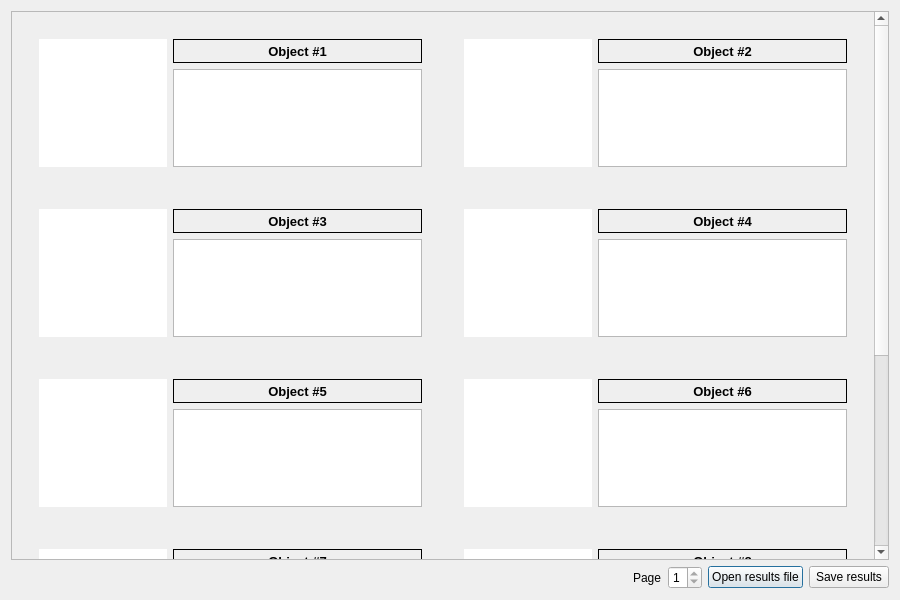
<?xml version="1.0" encoding="UTF-8"?>
<ui version="4.0">
 <class>ResultsDialog</class>
 <widget class="QDialog" name="ResultsDialog">
  <property name="windowModality">
   <enum>Qt::ApplicationModal</enum>
  </property>
  <property name="geometry">
   <rect>
    <x>0</x>
    <y>0</y>
    <width>900</width>
    <height>600</height>
   </rect>
  </property>
  <property name="minimumSize">
   <size>
    <width>900</width>
    <height>500</height>
   </size>
  </property>
  <property name="windowTitle">
   <string>Comparison results</string>
  </property>
  <property name="windowIcon">
   <iconset resource="../../resources/icons.qrc">
    <normaloff>:/icons/meshAnalyzerIco</normaloff>:/icons/meshAnalyzerIco</iconset>
  </property>
  <property name="sizeGripEnabled">
   <bool>false</bool>
  </property>
  <layout class="QGridLayout" name="gridLayout_2">
   <item row="1" column="3">
    <widget class="QPushButton" name="openButton">
     <property name="text">
      <string>Open results file</string>
     </property>
    </widget>
   </item>
   <item row="1" column="4">
    <widget class="QPushButton" name="saveButton">
     <property name="text">
      <string>Save results</string>
     </property>
    </widget>
   </item>
   <item row="1" column="0">
    <spacer name="horizontalSpacer">
     <property name="orientation">
      <enum>Qt::Horizontal</enum>
     </property>
     <property name="sizeHint" stdset="0">
      <size>
       <width>40</width>
       <height>20</height>
      </size>
     </property>
    </spacer>
   </item>
   <item row="0" column="0" colspan="5">
    <widget class="QScrollArea" name="scrollArea">
     <property name="verticalScrollBarPolicy">
      <enum>Qt::ScrollBarAlwaysOn</enum>
     </property>
     <property name="widgetResizable">
      <bool>true</bool>
     </property>
     <widget class="QWidget" name="scrollAreaWidgetContents">
      <property name="geometry">
       <rect>
        <x>0</x>
        <y>0</y>
        <width>863</width>
        <height>862</height>
       </rect>
      </property>
      <layout class="QGridLayout" name="gridLayout_26">
       <item row="0" column="0">
        <widget class="QFrame" name="r1Frame">
         <property name="frameShape">
          <enum>QFrame::NoFrame</enum>
         </property>
         <layout class="QGridLayout" name="gridLayout_5">
          <item row="0" column="0">
           <widget class="QFrame" name="rr1Frame">
            <property name="frameShape">
             <enum>QFrame::NoFrame</enum>
            </property>
            <property name="frameShadow">
             <enum>QFrame::Raised</enum>
            </property>
            <layout class="QGridLayout" name="gridLayout">
             <item row="0" column="1" colspan="2">
              <widget class="QLabel" name="res1Label">
               <property name="minimumSize">
                <size>
                 <width>0</width>
                 <height>24</height>
                </size>
               </property>
               <property name="maximumSize">
                <size>
                 <width>16777215</width>
                 <height>24</height>
                </size>
               </property>
               <property name="font">
                <font>
                 <pointsize>10</pointsize>
                 <bold>true</bold>
                </font>
               </property>
               <property name="frameShape">
                <enum>QFrame::Box</enum>
               </property>
               <property name="text">
                <string>Object #1</string>
               </property>
               <property name="alignment">
                <set>Qt::AlignCenter</set>
               </property>
              </widget>
             </item>
             <item row="0" column="0" rowspan="3">
              <widget class="QGraphicsView" name="img1View">
               <property name="minimumSize">
                <size>
                 <width>128</width>
                 <height>128</height>
                </size>
               </property>
               <property name="maximumSize">
                <size>
                 <width>128</width>
                 <height>128</height>
                </size>
               </property>
               <property name="frameShape">
                <enum>QFrame::NoFrame</enum>
               </property>
               <property name="verticalScrollBarPolicy">
                <enum>Qt::ScrollBarAlwaysOff</enum>
               </property>
               <property name="horizontalScrollBarPolicy">
                <enum>Qt::ScrollBarAlwaysOff</enum>
               </property>
               <property name="alignment">
                <set>Qt::AlignLeading|Qt::AlignLeft|Qt::AlignTop</set>
               </property>
               <property name="resizeAnchor">
                <enum>QGraphicsView::AnchorViewCenter</enum>
               </property>
              </widget>
             </item>
             <item row="1" column="1" rowspan="2" colspan="2">
              <widget class="QTableWidget" name="res1Table">
               <attribute name="horizontalHeaderVisible">
                <bool>false</bool>
               </attribute>
               <attribute name="horizontalHeaderMinimumSectionSize">
                <number>0</number>
               </attribute>
              </widget>
             </item>
            </layout>
           </widget>
          </item>
         </layout>
        </widget>
       </item>
       <item row="0" column="1">
        <widget class="QFrame" name="r2Frame">
         <property name="maximumSize">
          <size>
           <width>16777215</width>
           <height>200</height>
          </size>
         </property>
         <property name="frameShape">
          <enum>QFrame::NoFrame</enum>
         </property>
         <layout class="QGridLayout" name="gridLayout_6">
          <item row="0" column="0">
           <widget class="QFrame" name="rr2Frame">
            <property name="frameShape">
             <enum>QFrame::NoFrame</enum>
            </property>
            <property name="frameShadow">
             <enum>QFrame::Raised</enum>
            </property>
            <layout class="QGridLayout" name="gridLayout_3">
             <item row="0" column="1" colspan="2">
              <widget class="QLabel" name="res2Label">
               <property name="minimumSize">
                <size>
                 <width>0</width>
                 <height>24</height>
                </size>
               </property>
               <property name="maximumSize">
                <size>
                 <width>16777215</width>
                 <height>24</height>
                </size>
               </property>
               <property name="font">
                <font>
                 <pointsize>10</pointsize>
                 <bold>true</bold>
                </font>
               </property>
               <property name="frameShape">
                <enum>QFrame::Box</enum>
               </property>
               <property name="text">
                <string>Object #2</string>
               </property>
               <property name="alignment">
                <set>Qt::AlignCenter</set>
               </property>
              </widget>
             </item>
             <item row="0" column="0" rowspan="3">
              <widget class="QGraphicsView" name="img2View">
               <property name="minimumSize">
                <size>
                 <width>128</width>
                 <height>128</height>
                </size>
               </property>
               <property name="maximumSize">
                <size>
                 <width>128</width>
                 <height>128</height>
                </size>
               </property>
               <property name="frameShape">
                <enum>QFrame::NoFrame</enum>
               </property>
               <property name="verticalScrollBarPolicy">
                <enum>Qt::ScrollBarAlwaysOff</enum>
               </property>
               <property name="horizontalScrollBarPolicy">
                <enum>Qt::ScrollBarAlwaysOff</enum>
               </property>
               <property name="alignment">
                <set>Qt::AlignLeading|Qt::AlignLeft|Qt::AlignTop</set>
               </property>
               <property name="resizeAnchor">
                <enum>QGraphicsView::AnchorViewCenter</enum>
               </property>
              </widget>
             </item>
             <item row="1" column="1" rowspan="2" colspan="2">
              <widget class="QTableWidget" name="res2Table">
               <attribute name="horizontalHeaderVisible">
                <bool>false</bool>
               </attribute>
               <attribute name="horizontalHeaderMinimumSectionSize">
                <number>0</number>
               </attribute>
              </widget>
             </item>
            </layout>
           </widget>
          </item>
         </layout>
        </widget>
       </item>
       <item row="1" column="0">
        <widget class="QFrame" name="r3Frame">
         <property name="frameShape">
          <enum>QFrame::NoFrame</enum>
         </property>
         <layout class="QGridLayout" name="gridLayout_10">
          <item row="0" column="0">
           <widget class="QFrame" name="rr3Frame">
            <property name="frameShape">
             <enum>QFrame::NoFrame</enum>
            </property>
            <property name="frameShadow">
             <enum>QFrame::Raised</enum>
            </property>
            <layout class="QGridLayout" name="gridLayout_11">
             <item row="0" column="1" colspan="2">
              <widget class="QLabel" name="res3Label">
               <property name="minimumSize">
                <size>
                 <width>0</width>
                 <height>24</height>
                </size>
               </property>
               <property name="maximumSize">
                <size>
                 <width>16777215</width>
                 <height>24</height>
                </size>
               </property>
               <property name="font">
                <font>
                 <pointsize>10</pointsize>
                 <bold>true</bold>
                </font>
               </property>
               <property name="frameShape">
                <enum>QFrame::Box</enum>
               </property>
               <property name="text">
                <string>Object #3</string>
               </property>
               <property name="alignment">
                <set>Qt::AlignCenter</set>
               </property>
              </widget>
             </item>
             <item row="0" column="0" rowspan="3">
              <widget class="QGraphicsView" name="img3View">
               <property name="minimumSize">
                <size>
                 <width>128</width>
                 <height>128</height>
                </size>
               </property>
               <property name="maximumSize">
                <size>
                 <width>128</width>
                 <height>128</height>
                </size>
               </property>
               <property name="frameShape">
                <enum>QFrame::NoFrame</enum>
               </property>
               <property name="verticalScrollBarPolicy">
                <enum>Qt::ScrollBarAlwaysOff</enum>
               </property>
               <property name="horizontalScrollBarPolicy">
                <enum>Qt::ScrollBarAlwaysOff</enum>
               </property>
               <property name="alignment">
                <set>Qt::AlignLeading|Qt::AlignLeft|Qt::AlignTop</set>
               </property>
               <property name="resizeAnchor">
                <enum>QGraphicsView::AnchorViewCenter</enum>
               </property>
              </widget>
             </item>
             <item row="1" column="1" rowspan="2" colspan="2">
              <widget class="QTableWidget" name="res3Table">
               <attribute name="horizontalHeaderVisible">
                <bool>false</bool>
               </attribute>
               <attribute name="horizontalHeaderMinimumSectionSize">
                <number>0</number>
               </attribute>
              </widget>
             </item>
            </layout>
           </widget>
          </item>
         </layout>
        </widget>
       </item>
       <item row="1" column="1">
        <widget class="QFrame" name="r4Frame">
         <property name="frameShape">
          <enum>QFrame::NoFrame</enum>
         </property>
         <layout class="QGridLayout" name="gridLayout_12">
          <item row="0" column="0">
           <widget class="QFrame" name="rr4Frame">
            <property name="frameShape">
             <enum>QFrame::NoFrame</enum>
            </property>
            <property name="frameShadow">
             <enum>QFrame::Raised</enum>
            </property>
            <layout class="QGridLayout" name="gridLayout_13">
             <item row="0" column="1" colspan="2">
              <widget class="QLabel" name="res4Label">
               <property name="minimumSize">
                <size>
                 <width>0</width>
                 <height>24</height>
                </size>
               </property>
               <property name="maximumSize">
                <size>
                 <width>16777215</width>
                 <height>24</height>
                </size>
               </property>
               <property name="font">
                <font>
                 <pointsize>10</pointsize>
                 <bold>true</bold>
                </font>
               </property>
               <property name="frameShape">
                <enum>QFrame::Box</enum>
               </property>
               <property name="text">
                <string>Object #4</string>
               </property>
               <property name="alignment">
                <set>Qt::AlignCenter</set>
               </property>
              </widget>
             </item>
             <item row="0" column="0" rowspan="3">
              <widget class="QGraphicsView" name="img4View">
               <property name="minimumSize">
                <size>
                 <width>128</width>
                 <height>128</height>
                </size>
               </property>
               <property name="maximumSize">
                <size>
                 <width>128</width>
                 <height>128</height>
                </size>
               </property>
               <property name="frameShape">
                <enum>QFrame::NoFrame</enum>
               </property>
               <property name="verticalScrollBarPolicy">
                <enum>Qt::ScrollBarAlwaysOff</enum>
               </property>
               <property name="horizontalScrollBarPolicy">
                <enum>Qt::ScrollBarAlwaysOff</enum>
               </property>
               <property name="alignment">
                <set>Qt::AlignLeading|Qt::AlignLeft|Qt::AlignTop</set>
               </property>
               <property name="resizeAnchor">
                <enum>QGraphicsView::AnchorViewCenter</enum>
               </property>
              </widget>
             </item>
             <item row="1" column="1" rowspan="2" colspan="2">
              <widget class="QTableWidget" name="res4Table">
               <attribute name="horizontalHeaderVisible">
                <bool>false</bool>
               </attribute>
               <attribute name="horizontalHeaderMinimumSectionSize">
                <number>0</number>
               </attribute>
              </widget>
             </item>
            </layout>
           </widget>
          </item>
         </layout>
        </widget>
       </item>
       <item row="2" column="0">
        <widget class="QFrame" name="r5Frame">
         <property name="frameShape">
          <enum>QFrame::NoFrame</enum>
         </property>
         <layout class="QGridLayout" name="gridLayout_14">
          <item row="0" column="0">
           <widget class="QFrame" name="rr5Frame">
            <property name="frameShape">
             <enum>QFrame::NoFrame</enum>
            </property>
            <property name="frameShadow">
             <enum>QFrame::Raised</enum>
            </property>
            <layout class="QGridLayout" name="gridLayout_15">
             <item row="0" column="1" colspan="2">
              <widget class="QLabel" name="res5Label">
               <property name="minimumSize">
                <size>
                 <width>0</width>
                 <height>24</height>
                </size>
               </property>
               <property name="maximumSize">
                <size>
                 <width>16777215</width>
                 <height>24</height>
                </size>
               </property>
               <property name="font">
                <font>
                 <pointsize>10</pointsize>
                 <bold>true</bold>
                </font>
               </property>
               <property name="frameShape">
                <enum>QFrame::Box</enum>
               </property>
               <property name="text">
                <string>Object #5</string>
               </property>
               <property name="alignment">
                <set>Qt::AlignCenter</set>
               </property>
              </widget>
             </item>
             <item row="0" column="0" rowspan="3">
              <widget class="QGraphicsView" name="img5View">
               <property name="minimumSize">
                <size>
                 <width>128</width>
                 <height>128</height>
                </size>
               </property>
               <property name="maximumSize">
                <size>
                 <width>128</width>
                 <height>128</height>
                </size>
               </property>
               <property name="frameShape">
                <enum>QFrame::NoFrame</enum>
               </property>
               <property name="verticalScrollBarPolicy">
                <enum>Qt::ScrollBarAlwaysOff</enum>
               </property>
               <property name="horizontalScrollBarPolicy">
                <enum>Qt::ScrollBarAlwaysOff</enum>
               </property>
               <property name="alignment">
                <set>Qt::AlignLeading|Qt::AlignLeft|Qt::AlignTop</set>
               </property>
               <property name="resizeAnchor">
                <enum>QGraphicsView::AnchorViewCenter</enum>
               </property>
              </widget>
             </item>
             <item row="1" column="1" rowspan="2" colspan="2">
              <widget class="QTableWidget" name="res5Table">
               <attribute name="horizontalHeaderVisible">
                <bool>false</bool>
               </attribute>
               <attribute name="horizontalHeaderMinimumSectionSize">
                <number>0</number>
               </attribute>
              </widget>
             </item>
            </layout>
           </widget>
          </item>
         </layout>
        </widget>
       </item>
       <item row="2" column="1">
        <widget class="QFrame" name="r6Frame">
         <property name="frameShape">
          <enum>QFrame::NoFrame</enum>
         </property>
         <layout class="QGridLayout" name="gridLayout_16">
          <item row="0" column="0">
           <widget class="QFrame" name="rr6Frame">
            <property name="frameShape">
             <enum>QFrame::NoFrame</enum>
            </property>
            <property name="frameShadow">
             <enum>QFrame::Raised</enum>
            </property>
            <layout class="QGridLayout" name="gridLayout_17">
             <item row="0" column="1" colspan="2">
              <widget class="QLabel" name="res6Label">
               <property name="minimumSize">
                <size>
                 <width>0</width>
                 <height>24</height>
                </size>
               </property>
               <property name="maximumSize">
                <size>
                 <width>16777215</width>
                 <height>24</height>
                </size>
               </property>
               <property name="font">
                <font>
                 <pointsize>10</pointsize>
                 <bold>true</bold>
                </font>
               </property>
               <property name="frameShape">
                <enum>QFrame::Box</enum>
               </property>
               <property name="text">
                <string>Object #6</string>
               </property>
               <property name="alignment">
                <set>Qt::AlignCenter</set>
               </property>
              </widget>
             </item>
             <item row="0" column="0" rowspan="3">
              <widget class="QGraphicsView" name="img6View">
               <property name="minimumSize">
                <size>
                 <width>128</width>
                 <height>128</height>
                </size>
               </property>
               <property name="maximumSize">
                <size>
                 <width>128</width>
                 <height>128</height>
                </size>
               </property>
               <property name="frameShape">
                <enum>QFrame::NoFrame</enum>
               </property>
               <property name="verticalScrollBarPolicy">
                <enum>Qt::ScrollBarAlwaysOff</enum>
               </property>
               <property name="horizontalScrollBarPolicy">
                <enum>Qt::ScrollBarAlwaysOff</enum>
               </property>
               <property name="alignment">
                <set>Qt::AlignLeading|Qt::AlignLeft|Qt::AlignTop</set>
               </property>
               <property name="resizeAnchor">
                <enum>QGraphicsView::AnchorViewCenter</enum>
               </property>
              </widget>
             </item>
             <item row="1" column="1" rowspan="2" colspan="2">
              <widget class="QTableWidget" name="res6Table">
               <attribute name="horizontalHeaderVisible">
                <bool>false</bool>
               </attribute>
               <attribute name="horizontalHeaderMinimumSectionSize">
                <number>0</number>
               </attribute>
              </widget>
             </item>
            </layout>
           </widget>
          </item>
         </layout>
        </widget>
       </item>
       <item row="3" column="0">
        <widget class="QFrame" name="r7Frame">
         <property name="frameShape">
          <enum>QFrame::NoFrame</enum>
         </property>
         <layout class="QGridLayout" name="gridLayout_18">
          <item row="0" column="0">
           <widget class="QFrame" name="rr7Frame">
            <property name="frameShape">
             <enum>QFrame::NoFrame</enum>
            </property>
            <property name="frameShadow">
             <enum>QFrame::Raised</enum>
            </property>
            <layout class="QGridLayout" name="gridLayout_19">
             <item row="0" column="1" colspan="2">
              <widget class="QLabel" name="res7Label">
               <property name="minimumSize">
                <size>
                 <width>0</width>
                 <height>24</height>
                </size>
               </property>
               <property name="maximumSize">
                <size>
                 <width>16777215</width>
                 <height>24</height>
                </size>
               </property>
               <property name="font">
                <font>
                 <pointsize>10</pointsize>
                 <bold>true</bold>
                </font>
               </property>
               <property name="frameShape">
                <enum>QFrame::Box</enum>
               </property>
               <property name="text">
                <string>Object #7</string>
               </property>
               <property name="alignment">
                <set>Qt::AlignCenter</set>
               </property>
              </widget>
             </item>
             <item row="0" column="0" rowspan="3">
              <widget class="QGraphicsView" name="img7View">
               <property name="minimumSize">
                <size>
                 <width>128</width>
                 <height>128</height>
                </size>
               </property>
               <property name="maximumSize">
                <size>
                 <width>128</width>
                 <height>128</height>
                </size>
               </property>
               <property name="frameShape">
                <enum>QFrame::NoFrame</enum>
               </property>
               <property name="verticalScrollBarPolicy">
                <enum>Qt::ScrollBarAlwaysOff</enum>
               </property>
               <property name="horizontalScrollBarPolicy">
                <enum>Qt::ScrollBarAlwaysOff</enum>
               </property>
               <property name="alignment">
                <set>Qt::AlignLeading|Qt::AlignLeft|Qt::AlignTop</set>
               </property>
               <property name="resizeAnchor">
                <enum>QGraphicsView::AnchorViewCenter</enum>
               </property>
              </widget>
             </item>
             <item row="1" column="1" rowspan="2" colspan="2">
              <widget class="QTableWidget" name="res7Table">
               <attribute name="horizontalHeaderVisible">
                <bool>false</bool>
               </attribute>
               <attribute name="horizontalHeaderMinimumSectionSize">
                <number>0</number>
               </attribute>
              </widget>
             </item>
            </layout>
           </widget>
          </item>
         </layout>
        </widget>
       </item>
       <item row="3" column="1">
        <widget class="QFrame" name="r8Frame">
         <property name="frameShape">
          <enum>QFrame::NoFrame</enum>
         </property>
         <layout class="QGridLayout" name="gridLayout_20">
          <item row="0" column="0">
           <widget class="QFrame" name="rr8Frame">
            <property name="frameShape">
             <enum>QFrame::NoFrame</enum>
            </property>
            <property name="frameShadow">
             <enum>QFrame::Raised</enum>
            </property>
            <layout class="QGridLayout" name="gridLayout_21">
             <item row="0" column="1" colspan="2">
              <widget class="QLabel" name="res8Label">
               <property name="minimumSize">
                <size>
                 <width>0</width>
                 <height>24</height>
                </size>
               </property>
               <property name="maximumSize">
                <size>
                 <width>16777215</width>
                 <height>24</height>
                </size>
               </property>
               <property name="font">
                <font>
                 <pointsize>10</pointsize>
                 <bold>true</bold>
                </font>
               </property>
               <property name="frameShape">
                <enum>QFrame::Box</enum>
               </property>
               <property name="text">
                <string>Object #8</string>
               </property>
               <property name="alignment">
                <set>Qt::AlignCenter</set>
               </property>
              </widget>
             </item>
             <item row="0" column="0" rowspan="3">
              <widget class="QGraphicsView" name="img8View">
               <property name="minimumSize">
                <size>
                 <width>128</width>
                 <height>128</height>
                </size>
               </property>
               <property name="maximumSize">
                <size>
                 <width>128</width>
                 <height>128</height>
                </size>
               </property>
               <property name="frameShape">
                <enum>QFrame::NoFrame</enum>
               </property>
               <property name="verticalScrollBarPolicy">
                <enum>Qt::ScrollBarAlwaysOff</enum>
               </property>
               <property name="horizontalScrollBarPolicy">
                <enum>Qt::ScrollBarAlwaysOff</enum>
               </property>
               <property name="alignment">
                <set>Qt::AlignLeading|Qt::AlignLeft|Qt::AlignTop</set>
               </property>
               <property name="resizeAnchor">
                <enum>QGraphicsView::AnchorViewCenter</enum>
               </property>
              </widget>
             </item>
             <item row="1" column="1" rowspan="2" colspan="2">
              <widget class="QTableWidget" name="res8Table">
               <attribute name="horizontalHeaderVisible">
                <bool>false</bool>
               </attribute>
               <attribute name="horizontalHeaderMinimumSectionSize">
                <number>0</number>
               </attribute>
              </widget>
             </item>
            </layout>
           </widget>
          </item>
         </layout>
        </widget>
       </item>
       <item row="4" column="0">
        <widget class="QFrame" name="r9Frame">
         <property name="frameShape">
          <enum>QFrame::NoFrame</enum>
         </property>
         <layout class="QGridLayout" name="gridLayout_22">
          <item row="0" column="0">
           <widget class="QFrame" name="rr9Frame">
            <property name="frameShape">
             <enum>QFrame::NoFrame</enum>
            </property>
            <property name="frameShadow">
             <enum>QFrame::Raised</enum>
            </property>
            <layout class="QGridLayout" name="gridLayout_23">
             <item row="0" column="1" colspan="2">
              <widget class="QLabel" name="res9Label">
               <property name="minimumSize">
                <size>
                 <width>0</width>
                 <height>24</height>
                </size>
               </property>
               <property name="maximumSize">
                <size>
                 <width>16777215</width>
                 <height>24</height>
                </size>
               </property>
               <property name="font">
                <font>
                 <pointsize>10</pointsize>
                 <bold>true</bold>
                </font>
               </property>
               <property name="frameShape">
                <enum>QFrame::Box</enum>
               </property>
               <property name="text">
                <string>Object #9</string>
               </property>
               <property name="alignment">
                <set>Qt::AlignCenter</set>
               </property>
              </widget>
             </item>
             <item row="0" column="0" rowspan="3">
              <widget class="QGraphicsView" name="img9View">
               <property name="minimumSize">
                <size>
                 <width>128</width>
                 <height>128</height>
                </size>
               </property>
               <property name="maximumSize">
                <size>
                 <width>128</width>
                 <height>128</height>
                </size>
               </property>
               <property name="frameShape">
                <enum>QFrame::NoFrame</enum>
               </property>
               <property name="verticalScrollBarPolicy">
                <enum>Qt::ScrollBarAlwaysOff</enum>
               </property>
               <property name="horizontalScrollBarPolicy">
                <enum>Qt::ScrollBarAlwaysOff</enum>
               </property>
               <property name="alignment">
                <set>Qt::AlignLeading|Qt::AlignLeft|Qt::AlignTop</set>
               </property>
               <property name="resizeAnchor">
                <enum>QGraphicsView::AnchorViewCenter</enum>
               </property>
              </widget>
             </item>
             <item row="1" column="1" rowspan="2" colspan="2">
              <widget class="QTableWidget" name="res9Table">
               <attribute name="horizontalHeaderVisible">
                <bool>false</bool>
               </attribute>
               <attribute name="horizontalHeaderMinimumSectionSize">
                <number>0</number>
               </attribute>
              </widget>
             </item>
            </layout>
           </widget>
          </item>
         </layout>
        </widget>
       </item>
       <item row="4" column="1">
        <widget class="QFrame" name="r10Frame">
         <property name="frameShape">
          <enum>QFrame::NoFrame</enum>
         </property>
         <layout class="QGridLayout" name="gridLayout_24">
          <item row="0" column="0">
           <widget class="QFrame" name="rr10Frame">
            <property name="frameShape">
             <enum>QFrame::NoFrame</enum>
            </property>
            <property name="frameShadow">
             <enum>QFrame::Raised</enum>
            </property>
            <layout class="QGridLayout" name="gridLayout_25">
             <item row="0" column="1" colspan="2">
              <widget class="QLabel" name="res10Label">
               <property name="minimumSize">
                <size>
                 <width>0</width>
                 <height>24</height>
                </size>
               </property>
               <property name="maximumSize">
                <size>
                 <width>16777215</width>
                 <height>24</height>
                </size>
               </property>
               <property name="font">
                <font>
                 <pointsize>10</pointsize>
                 <bold>true</bold>
                </font>
               </property>
               <property name="frameShape">
                <enum>QFrame::Box</enum>
               </property>
               <property name="text">
                <string>Object #10</string>
               </property>
               <property name="alignment">
                <set>Qt::AlignCenter</set>
               </property>
              </widget>
             </item>
             <item row="0" column="0" rowspan="3">
              <widget class="QGraphicsView" name="img10View">
               <property name="minimumSize">
                <size>
                 <width>128</width>
                 <height>128</height>
                </size>
               </property>
               <property name="maximumSize">
                <size>
                 <width>128</width>
                 <height>128</height>
                </size>
               </property>
               <property name="frameShape">
                <enum>QFrame::NoFrame</enum>
               </property>
               <property name="verticalScrollBarPolicy">
                <enum>Qt::ScrollBarAlwaysOff</enum>
               </property>
               <property name="horizontalScrollBarPolicy">
                <enum>Qt::ScrollBarAlwaysOff</enum>
               </property>
               <property name="alignment">
                <set>Qt::AlignLeading|Qt::AlignLeft|Qt::AlignTop</set>
               </property>
               <property name="resizeAnchor">
                <enum>QGraphicsView::AnchorViewCenter</enum>
               </property>
              </widget>
             </item>
             <item row="1" column="1" rowspan="2" colspan="2">
              <widget class="QTableWidget" name="res10Table">
               <attribute name="horizontalHeaderVisible">
                <bool>false</bool>
               </attribute>
               <attribute name="horizontalHeaderMinimumSectionSize">
                <number>0</number>
               </attribute>
              </widget>
             </item>
            </layout>
           </widget>
          </item>
         </layout>
        </widget>
       </item>
      </layout>
     </widget>
    </widget>
   </item>
   <item row="1" column="1">
    <widget class="QLabel" name="pageLabel">
     <property name="text">
      <string>Page</string>
     </property>
    </widget>
   </item>
   <item row="1" column="2">
    <widget class="QSpinBox" name="pageSpinBox">
     <property name="minimum">
      <number>1</number>
     </property>
     <property name="maximum">
      <number>1</number>
     </property>
    </widget>
   </item>
  </layout>
 </widget>
 <resources>
  <include location="../../resources/icons.qrc"/>
 </resources>
 <connections/>
</ui>
